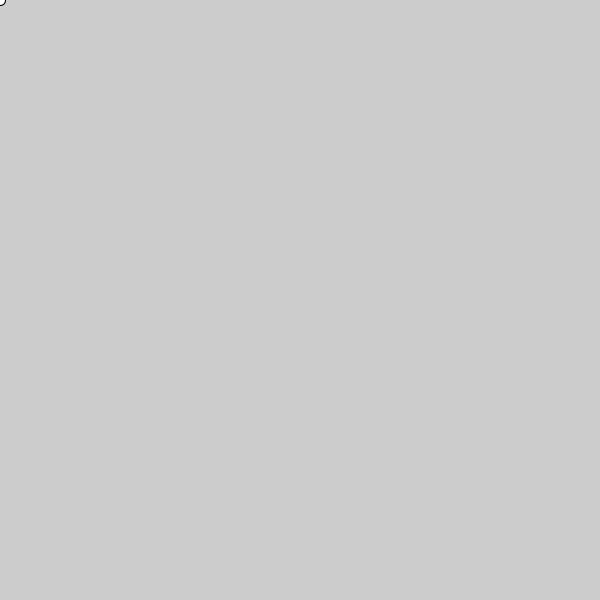
Frame 1 (no input)
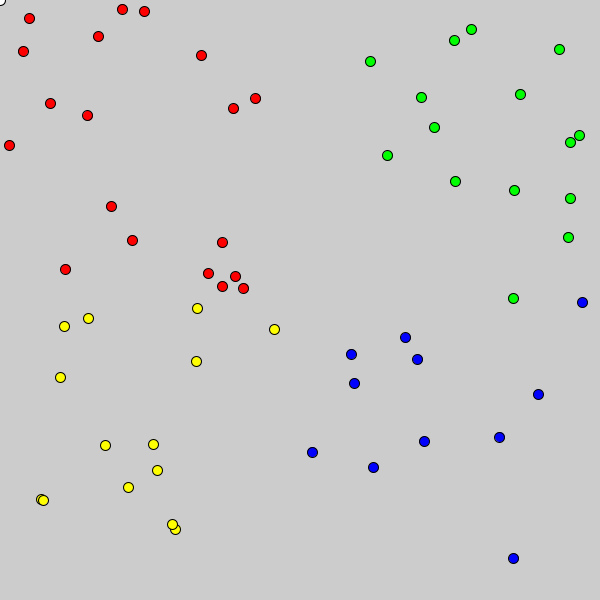
Frame 60 (the mouse pressed at the canvas centre just before this capture)
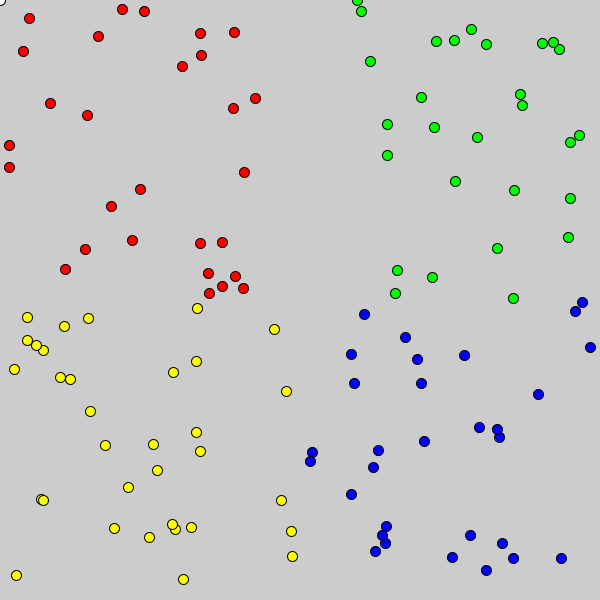
Frame 120 (the mouse held since frame 60 and released just before this capture)

The Processing sketch that drew these frames (run headless with seeded random() and noise(); from frame 60 on, the mouse is pressed at the canvas centre):

// Processing sketch: Random_quandrants
// ── Random_quandrants.pde
int r;
int g;
int b;


float a;
float c;
float x;
float y;
void setup() {
  size(600, 600);
}

void draw() {
 // r = (int) random(0, 256);
 // g = (int) random(0, 256);
 // b = (int) random(0, 256);


  circle(x, y, 10);
 x = random(0, 600);
 y = random(0, 600);

if (x < 300 && y < 300) {
  fill(255, 0, 0);
  }

 if (x > 300 && y < 300) {
    fill(0, 255, 0);
  }
  
  if (x > 300 && y > 300) {
    fill(0, 0, 255);
  }
  
  if (x < 300 && y > 300) {
    fill(255, 255, 0);
  }
    
  
  


 
  
}
